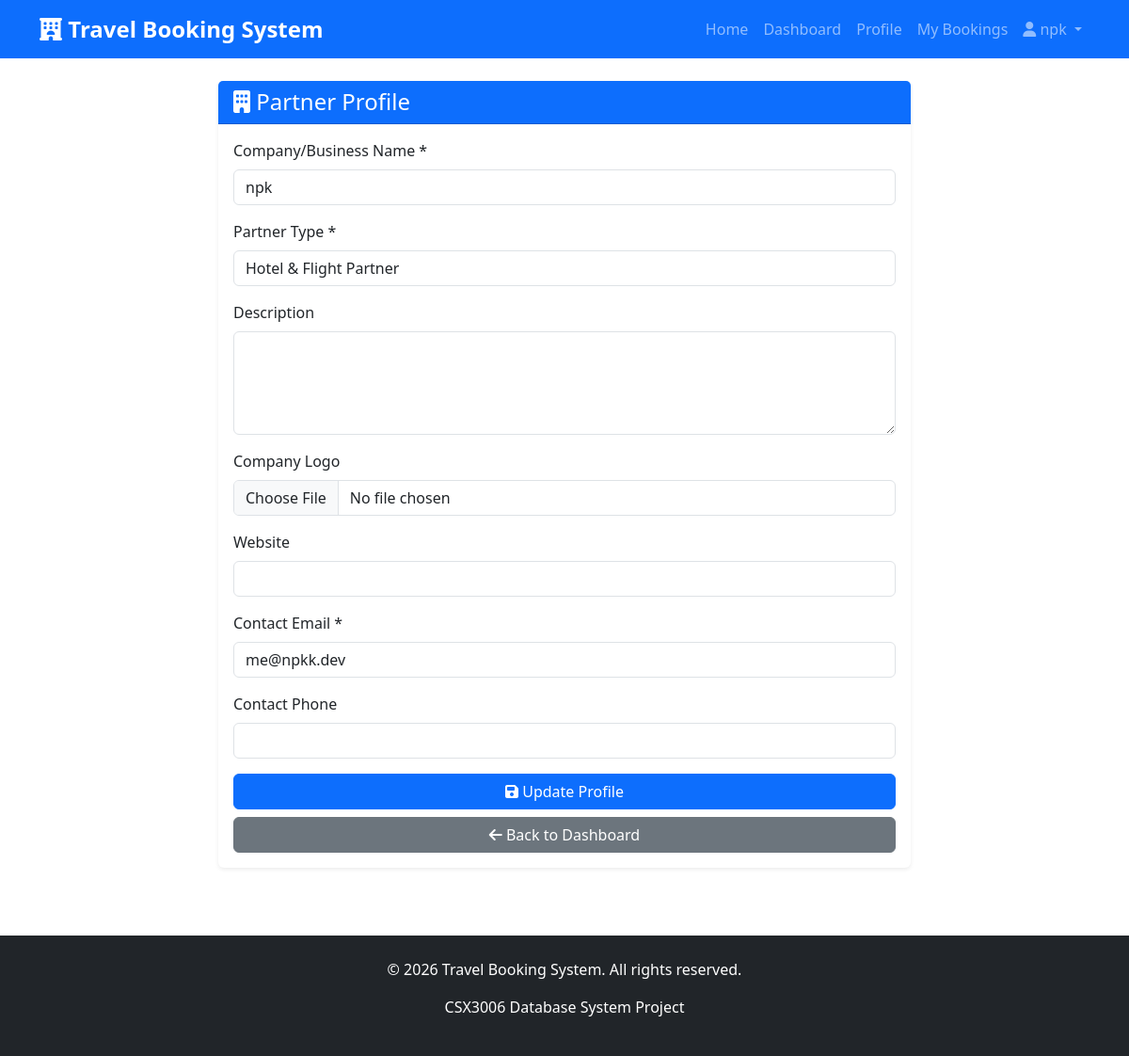
The page /partners/profile/ (signed in) on the database its author committed.
### accounts/models.py (models this page shows, shortened)
class User(AbstractUser):
    ROLE_CHOICES = [
        ('customer', 'Customer'),
        ('partner', 'Partner Admin'),
        ('admin', 'System Admin'),
    ]
    role = models.CharField(
        max_length=20,
        choices=ROLE_CHOICES,
        default='customer',
        help_text='User role in the system'
    )
    email = models.EmailField(
        unique=True,
        help_text='Email address (must be unique)'
    )
    phone = models.CharField(
        max_length=15,
        blank=True,
        null=True,
        help_text='Contact phone number'
    )
    created_at = models.DateTimeField(auto_now_add=True)
    updated_at = models.DateTimeField(auto_now=True)
    class Meta:
        verbose_name = 'User'
        verbose_name_plural = 'Users'
        ordering = ['-created_at']

### partners/models.py (models this page shows, shortened)
class Partner(models.Model):
    PARTNER_TYPE_CHOICES = [
        ('hotel', 'Hotel Partner'),
        ('flight', 'Flight Partner'),
        ('both', 'Hotel & Flight Partner'),
    ]
    user = models.OneToOneField(
        User,
        on_delete=models.CASCADE,
        related_name='partner_profile',
        limit_choices_to={'role': 'partner'}
    )
    name = models.CharField(
        max_length=255,
        help_text='Company/Business name'
    )
    partner_type = models.CharField(
        max_length=20,
        choices=PARTNER_TYPE_CHOICES,
        default='both',
        help_text='Type of partner'
    )
    description = models.TextField(
        blank=True,
        null=True,
        help_text='Partner description'
    )
    logo = models.ImageField(
        upload_to='partners/logos/',
        blank=True,
        null=True
    )
    website = models.URLField(
        blank=True,
        null=True
    )
    contact_email = models.EmailField()
    contact_phone = models.CharField(
        max_length=15,
        blank=True,
        null=True
    )
    is_verified = models.BooleanField(
        default=False,
        help_text='Whether the partner is verified by admin'
    )
    created_at = models.DateTimeField(auto_now_add=True)
    updated_at = models.DateTimeField(auto_now=True)
    class Meta:
        verbose_name = 'Partner'
        verbose_name_plural = 'Partners'
        ordering = ['-created_at']

### partners/views.py (the view)
# urls.py: path('profile/', views.partner_profile, name='partner_profile'),
@login_required
@partner_required
def partner_profile(request):
    partner, created = Partner.objects.get_or_create(
        user=request.user,
        defaults={
            'name': request.user.username,
            'contact_email': request.user.email,
        }
    )
    if request.method == 'POST':
        form = PartnerProfileForm(request.POST, request.FILES, instance=partner)
        if form.is_valid():
            form.save()
            messages.success(request, 'Partner profile updated successfully!')
            return redirect('partners:partner_profile')
    else:
        form = PartnerProfileForm(instance=partner)
    return render(request, 'partners/profile.html', {'form': form, 'partner': partner})

### partners/forms.py
class PartnerProfileForm(forms.ModelForm):
    class Meta:
        model = Partner
        fields = ['name', 'partner_type', 'description', 'logo', 'website', 'contact_email', 'contact_phone']
        widgets = {
            'name': forms.TextInput(attrs={'class': 'form-control'}),
            'partner_type': forms.Select(attrs={'class': 'form-control'}),
            'description': forms.Textarea(attrs={'class': 'form-control', 'rows': 4}),
            'logo': forms.FileInput(attrs={'class': 'form-control'}),
            'website': forms.URLInput(attrs={'class': 'form-control'}),
            'contact_email': forms.EmailInput(attrs={'class': 'form-control'}),
            'contact_phone': forms.TextInput(attrs={'class': 'form-control'}),
        }

### templates/partners/profile.html (shortened to what this page needs)
{% extends 'base.html' %}
{% block content %}
<div class="container">
    <div class="row">
        <div class="col-md-8 offset-md-2">
            <div class="card">
                <div class="card-header bg-primary text-white">
                    <h4 class="mb-0"><i class="fas fa-building"></i> Partner Profile</h4>
                </div>
                <div class="card-body">
                    <form method="post" enctype="multipart/form-data">
                        <div class="mb-3">
                            <label for="{{ form.name.id_for_label }}" class="form-label">Company/Business Name *</label>
                            {{ form.name }}
                        </div>
                        <div class="mb-3">
                            <label for="{{ form.partner_type.id_for_label }}" class="form-label">Partner Type *</label>
                            {{ form.partner_type }}
                        </div>
                        <div class="mb-3">
                            <label for="{{ form.description.id_for_label }}" class="form-label">Description</label>
                            {{ form.description }}
                        </div>
                        <div class="mb-3">
                            <label for="{{ form.logo.id_for_label }}" class="form-label">Company Logo</label>
                            {{ form.logo }}
                        </div>
                        <div class="mb-3">
                            <label for="{{ form.website.id_for_label }}" class="form-label">Website</label>
                            {{ form.website }}
                        </div>
                        <div class="mb-3">
                            <label for="{{ form.contact_email.id_for_label }}" class="form-label">Contact Email *</label>
                            {{ form.contact_email }}
                        </div>
                        <div class="mb-3">
                            <label for="{{ form.contact_phone.id_for_label }}" class="form-label">Contact Phone</label>
                            {{ form.contact_phone }}
                        </div>
                        <div class="d-grid gap-2">
                            <button type="submit" class="btn btn-primary">
                                <i class="fas fa-save"></i> Update Profile
                            </button>
                            <a href="{% url 'partners:partner_dashboard' %}" class="btn btn-secondary">
                                <i class="fas fa-arrow-left"></i> Back to Dashboard
                            </a>
                        </div>
                    </form>
                </div>
            </div>
        </div>
    </div>
</div>
{% endblock %}

### templates/base.html (shortened to what this page needs)
<!DOCTYPE html>
<html lang="en">
<head>
    <link href="https://cdn.jsdelivr.net/npm/bootstrap@5.3.0/dist/css/bootstrap.min.css" rel="stylesheet">
    <link rel="stylesheet" href="https://cdnjs.cloudflare.com/ajax/libs/font-awesome/6.4.0/css/all.min.css">
    {% load static %}
    <link rel="stylesheet" href="{% static 'css/style.css' %}">
</head>
<body>
    <nav class="navbar navbar-expand-lg navbar-dark bg-primary">
        <div class="container">
            <a class="navbar-brand" href="{% url 'home' %}">
                <i class="fas fa-hotel"></i> Travel Booking System
            </a>
            <div class="collapse navbar-collapse" id="navbarNav">
                <ul class="navbar-nav ms-auto">
                    <li class="nav-item">
                        <a class="nav-link" href="{% url 'home' %}">Home</a>
                    </li>
                    {% if user.is_authenticated %}
                        <li class="nav-item">
                            <a class="nav-link" href="{% url 'accounts:dashboard' %}">Dashboard</a>
                        </li>
                        <li class="nav-item">
                            <a class="nav-link" href="{% url 'accounts:profile' %}">Profile</a>
                        </li>
                        <li class="nav-item">
                            <a class="nav-link" href="{% url 'bookings:my_bookings' %}">My Bookings</a>
                        </li>
                        <li class="nav-item dropdown">
                            <a class="nav-link dropdown-toggle" href="#" id="userDropdown"
                               role="button" data-bs-toggle="dropdown">
                                <i class="fas fa-user"></i> {{ user.get_full_name|default:user.username }}
                            </a>
                        </li>
                    {% endif %}
                </ul>
            </div>
        </div>
    </nav>
    <main class="py-4">
        {% block content %}{% endblock %}
    </main>
    <footer class="bg-dark text-white mt-5 py-4">
        <div class="container text-center">
            <p>&copy; 2026 Travel Booking System. All rights reserved.</p>
            <p>CSX3006 Database System Project</p>
        </div>
    </footer>
</body>
</html>

### static/css/style.css (style rules this page uses)
:root { --primary-color: #0d6efd; --secondary-color: #6c757d; --success-color: #198754; --danger-color: #dc3545; --warning-color: #ffc107; --info-color: #0dcaf0; }
body { font-family: 'Segoe UI', Tahoma, Geneva, Verdana, sans-serif; min-height: 100vh; display: flex; flex-direction: column; }
main { flex: 1; }
.card { transition: transform 0.2s; border: none; box-shadow: 0 0.125rem 0.25rem rgba(0,0,0,0.075); }
.btn { transition: all 0.3s; }
footer { margin-top: auto; }
.navbar-brand { font-weight: bold; font-size: 1.5rem; }

### rows shown on the page
User: get_full_name "npk"
Partner: name "npk", partner_type "Hotel & Flight Partner", contact_email "me@npkk.dev"
